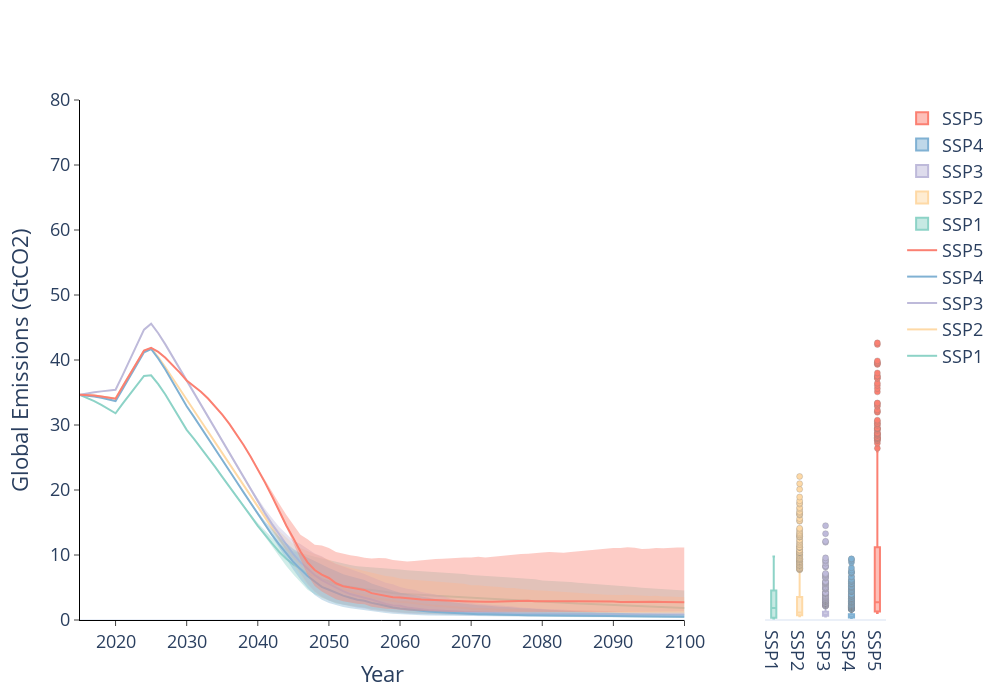

The code cell stored with this chart in its notebook:
### Code cell
from justice.util.visualizer import plot_comparison_with_boxplots
from justice.util.enumerations import WelfareFunction, SSP
ssp = SSP.SSP2

path = f"data/temporary/NU_DATA/combined/{str(ssp).split('.')[1]}/"

regret_type = "Temperature_Regret" # "Welfare_Regret" or "Temperature_Regret"

plot_comparison_with_boxplots(
    data_paths=[

        # Prioritarian Welfare Regret
        # path + "PRIORITARIAN_emissions_idx6_SSP126_emissions.npy",
        # path + "PRIORITARIAN_emissions_idx6_SSP245_emissions.npy",
        # path + "PRIORITARIAN_emissions_idx6_SSP370_emissions.npy",
        # path + "PRIORITARIAN_emissions_idx6_SSP460_emissions.npy",
        # path + "PRIORITARIAN_emissions_idx6_SSP534_emissions.npy",

        # Prioritarian Temperature Regret
        # path + "PRIORITARIAN_emissions_idx8_SSP126_emissions.npy",
        # path + "PRIORITARIAN_emissions_idx8_SSP245_emissions.npy",
        # path + "PRIORITARIAN_emissions_idx8_SSP370_emissions.npy",
        # path + "PRIORITARIAN_emissions_idx8_SSP460_emissions.npy",
        # path + "PRIORITARIAN_emissions_idx8_SSP534_emissions.npy",

        # Utilitarian Welfare Regret
        # path + "UTILITARIAN_emissions_idx29_SSP126_emissions.npy",
        # path + "UTILITARIAN_emissions_idx29_SSP245_emissions.npy",
        # path + "UTILITARIAN_emissions_idx29_SSP370_emissions.npy",
        # path + "UTILITARIAN_emissions_idx29_SSP460_emissions.npy",
        # path + "UTILITARIAN_emissions_idx29_SSP534_emissions.npy",

        # Utilitarian Temperature Regret
        path + "UTILITARIAN_emissions_idx4_SSP126_emissions.npy",
        path + "UTILITARIAN_emissions_idx4_SSP245_emissions.npy",
        path + "UTILITARIAN_emissions_idx4_SSP370_emissions.npy",
        path + "UTILITARIAN_emissions_idx4_SSP460_emissions.npy",
        path + "UTILITARIAN_emissions_idx4_SSP534_emissions.npy",
    
    ],
    labels=[
        
        'SSP1',
        'SSP2',
        'SSP3',
        'SSP4',
        'SSP5',
        ], 
    start_year=2015,
    end_year=2300,
    data_timestep=5,
    timestep=1,
    visualization_start_year=2015,
    visualization_end_year=2100,
    yaxis_range=[0, 80],
    plot_title=' ',
    xaxis_title='Year',
    yaxis_title='Global Emissions (GtCO2)',
    template='plotly_white',
    width=1000,
    height=700,
    output_path=path +"/"+ "plots",
    saving=True,
    show_red_dashed_line=False,
    show_interquartile_range=True,
    linecolors=[
 

        "rgba(141,211,199, 1)",
        "rgba(254,217,166, 1)", 
        "rgba(190,186,218, 1)", 
        "rgba(128,177,211, 1)", 
        "rgba(251,128,114, 1)", 
        ],
    colors = [ 

        "rgba(141,211,199, 0.4)", 
        "rgba(254,217,166, 0.4)",
        "rgba(190,186,218, 0.4)", 
        "rgba(128,177,211, 0.4)", 
        "rgba(251,128,114, 0.4)", 

        ],
    first_plot_proportion=[0, 0.75],
    second_plot_proportion=[0.85, 1],
    transpose_data=True,
    show_min_max = False,
    dtick=10,
    output_name_suffix=regret_type,
)
